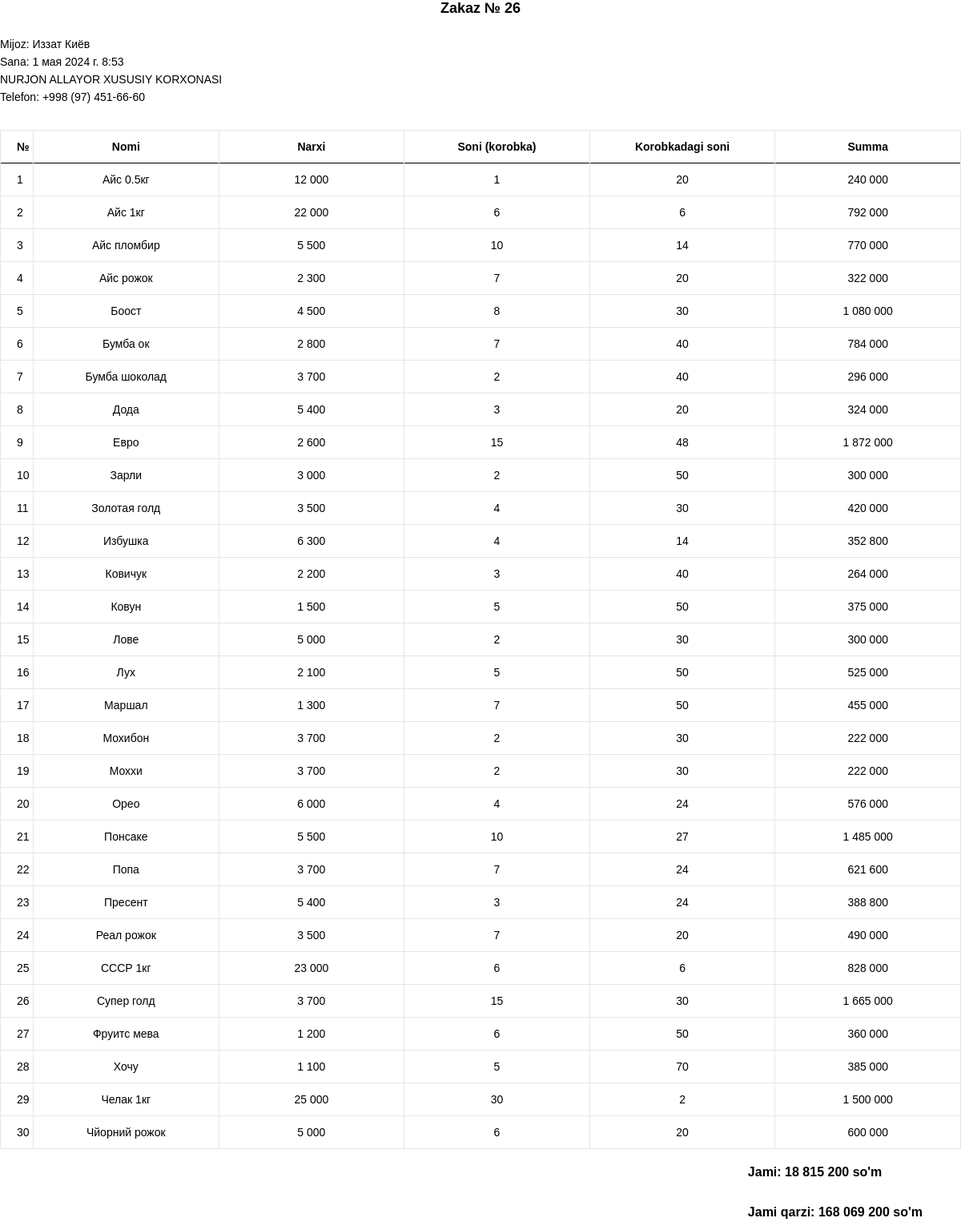
/document/26/ (signed in), run on the app's committed database.
### backend/models.py (models this page shows, shortened)
class Order(models.Model):
    created_date = models.DateTimeField(auto_now_add=True)
    driver = models.ForeignKey('Driver', related_name='Driver', on_delete=models.CASCADE)
    cash = models.IntegerField(default=0, verbose_name='Summa')
    class Meta:
        verbose_name = 'chiqim'
        verbose_name_plural = 'chiqim'

class Driver(models.Model):
    photo = models.ImageField(upload_to='images/', blank=True, null=True)
    name = models.CharField(max_length=255, verbose_name='FIO')
    phone = models.CharField(max_length=255, verbose_name='Telefon')
    auto = models.CharField(max_length=255, verbose_name='Avtomobil')
    class Meta:
        verbose_name = 'xaydovchi'
        verbose_name_plural = 'xaydovchilar'

class Product(models.Model):
    photo = models.ImageField(
        upload_to='media/',
        null=True,
        blank=True,
        default='media/default.jpg',
        verbose_name='rasm'
    )
    name = models.CharField(max_length=255, unique=True, verbose_name='nomi')
    price = models.IntegerField(verbose_name='narxi')
    case = models.IntegerField(default=1, verbose_name='yashikdagi soni')
    count = models.IntegerField(default=0, verbose_name='qoldiq')
    class Meta:
        verbose_name = 'maxsulot'
        verbose_name_plural = 'maxsulotlar'

class Payment(models.Model):
    driver = models.ForeignKey('Driver', related_name='DriverForPayment', on_delete=models.CASCADE)
    cash = models.IntegerField(verbose_name='Summa')
    created_date = models.DateTimeField(auto_now_add=True)

### backend/views.py (the view)
# urls.py: path('document/<int:id>/', document, name='document'),
@login_required
def document(request, id=1):
    context = dict()
    if id == 1:
        order = list(Order.objects.all())[-1]
    else:
        order = Order.objects.get(id=id)
    driver = order.driver
    order_products = OrderProduct.objects.filter(order=order)
    total_sum = 0
    products = []
    for order_product in order_products:
        products.append(
            {
                'id': order_product.id,
                'product': order_product.product,
                'price': order_product.price,
                'count': order_product.count,
                'order': order_product.order,
                'cash': order_product.product.case * order_product.count * order_product.price,
            }
        )
        total_sum += order_product.product.case * order_product.count * order_product.price
    context['products'] = products
    context['driver'] = driver
    context['total_sum'] = total_sum
    context['order'] = order
    if request.user.groups.filter(name='Склад').exists():
        return render(request, 'document.html', context)
    else:
        return HttpResponse("У вас нет прав для просмотра этой страницы.")

### backend/templatetags/my_tags.py (called while the page is built)
@register.simple_tag
def call_calculate_driver_cash(driver, payed=False):
    return calculate_driver_cash(driver, payed)

### backend/utils.py (called while the page is built)
def intcomma(number):
    parts = []
    for i, digit in enumerate(reversed(str(number))):
        if i > 0 and i % 3 == 0:
            parts.append(' ')
        parts.append(digit)
    return ''.join(reversed(parts))

def calculate_driver_cash(driver, payed):
    if payed:
        cash = 0
        for payment in Payment.objects.filter(driver=driver):
            cash += payment.cash
    else:
        cash = 0
        for payment in Payment.objects.filter(driver=driver):
            cash -= payment.cash
        for order in Order.objects.filter(driver=driver):
            cash += order.cash
            for refund in Refund.objects.filter(order=order):
                for refund_product in refund.Refund.all():
                    cash -= refund_product.product.case * refund_product.count * refund_product.price
    return intcomma(cash)

### templates/document.html
{% extends "./base.html" %}
{% load static %}
{% load humanize %}
{% load my_tags %}
{% block body %}
    <div class=" text-start">
        <h6 class=" text-center"><b>Zakaz № {{order.id}}</b></h6>
        <br>
        <p class="text-black" >Mijoz: {{ order.driver.name }}</p>
        <p class="text-black" >Sana: {{ order.created_date }}</p>
        <p class="text-black" style="font-family:sans-serif; " >
            NURJON ALLAYOR XUSUSIY KORXONASI
        </p>
        <p class="text-black" style="font-family:sans-serif; ">Telefon: +998 (97) 451-66-60<p>
        <div class="offset-top-30">
            <table class="table table-custom table-fixed bordered-table text-center text-black" data-responsive="true">
                <tr style="font-size: 14px;">
                    <th width="30px">№</th>
                    <th>Nomi</th>
                    <th>Narxi</th>
                    <th>Soni (korobka)</th>
                    <th>Korobkadagi soni</th>
                    <th>Summa</th>
                </tr>
                {% for product  in products %}
                    <tr height="10px" style="font-size: 14px;">
                        <td>{{ forloop.counter }}</td>
                        <td>{{ product.product.name }}</td>
                        <td>{{ product.price|intcomma }}</td>
                        <td>{{ product.count }}</td>
                        <td >{{ product.product.case }}</td>
                        <td>{{ product.cash|intcomma }}</td>
                    </tr>
                {% endfor %}
            </table>
            <div class="float-end text-black px-5" style="font-size: 16px;" >
                <b>Jami: {{ total_sum|intcomma }} so'm</b>
                <br>
                <br>
                <b>Jami qarzi: {% call_calculate_driver_cash driver False%} so'm</b>
            </div>
        </div>
{% endblock %}

### data on the page
Order: id "26", driver.name "Иззат Киёв", created_date "1 мая 2024 г. 8:53"
Product: product.name "Айс 0.5кг", price "12 000", count "1", product.case "20", cash "240 000"
Product: product.name "Айс 1кг", price "22 000", count "6", product.case "6", cash "792 000"
Product: product.name "Айс пломбир", price "5 500", count "10", product.case "14", cash "770 000"
Product: product.name "Айс рожок", price "2 300", count "7", product.case "20", cash "322 000"
Product: product.name "Боост", price "4 500", count "8", product.case "30", cash "1 080 000"
Product: product.name "Бумба ок", price "2 800", count "7", product.case "40", cash "784 000"
Product: product.name "Бумба шоколад", price "3 700", count "2", product.case "40", cash "296 000"
Product: product.name "Дода", price "5 400", count "3", product.case "20", cash "324 000"
Product: product.name "Евро", price "2 600", count "15", product.case "48", cash "1 872 000"
Product: product.name "Зарли", price "3 000", count "2", product.case "50", cash "300 000"
Product: product.name "Золотая голд", price "3 500", count "4", product.case "30", cash "420 000"
Product: product.name "Избушка", price "6 300", count "4", product.case "14", cash "352 800"
Product: product.name "Ковичук", price "2 200", count "3", product.case "40", cash "264 000"
Product: product.name "Ковун", price "1 500", count "5", product.case "50", cash "375 000"
Product: product.name "Лове", price "5 000", count "2", product.case "30", cash "300 000"
Product: product.name "Лух", price "2 100", count "5", product.case "50", cash "525 000"
Product: product.name "Маршал", price "1 300", count "7", product.case "50", cash "455 000"
Product: product.name "Мохибон", price "3 700", count "2", product.case "30", cash "222 000"
Product: product.name "Моххи", price "3 700", count "2", product.case "30", cash "222 000"
Product: product.name "Орео", price "6 000", count "4", product.case "24", cash "576 000"
Product: product.name "Понсаке", price "5 500", count "10", product.case "27", cash "1 485 000"
Product: product.name "Попа", price "3 700", count "7", product.case "24", cash "621 600"
Product: product.name "Пресент", price "5 400", count "3", product.case "24", cash "388 800"
Product: product.name "Реал рожок", price "3 500", count "7", product.case "20", cash "490 000"
Product: product.name "СССР 1кг", price "23 000", count "6", product.case "6", cash "828 000"
Product: product.name "Супер голд", price "3 700", count "15", product.case "30", cash "1 665 000"
Product: product.name "Фруитс мева", price "1 200", count "6", product.case "50", cash "360 000"
Product: product.name "Хочу", price "1 100", count "5", product.case "70", cash "385 000"
Product: product.name "Челак 1кг", price "25 000", count "30", product.case "2", cash "1 500 000"
Product: product.name "Чйорний рожок", price "5 000", count "6", product.case "20", cash "600 000"
Driver: id.cash "168 069 200"

### other printed values
{{ total_sum|intcomma }} "18 815 200"
